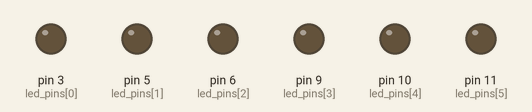
Simulated run of this sketch. Board: Arduino Uno, built with avr-gcc and run on an emulated ATmega328P. Parts: output pins drawn as LEDs (lit = HIGH).

Above: at 0.15 s.
Timing chart, 0 to 1.6 s (numbered marks = the images above):
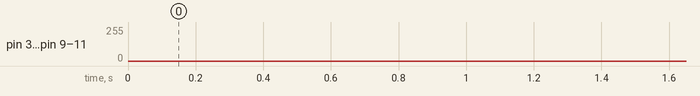

The sketch:

PWMLEDChaser.ino
```cpp
#define NR_LEDS  6
#define INITIAL 40
#define STEP 1
#define DELAY_MS 5
int led_pins[NR_LEDS] = {3, 5, 6, 9 , 10, 11};
byte led_values[NR_LEDS] = {0*INITIAL,
                            1*INITIAL,
                            2*INITIAL,
                            3*INITIAL,
                            4*INITIAL,
                            5*INITIAL};
#define UP_PHASE   0
#define DOWN_PHASE 1

void setup() {
  // put your setup code here, to run once:
  int i;

  for (i = 0; i < NR_LEDS; i++) {
    pinMode(led_pins[i], OUTPUT);
  }
}


void loop() {
  // put your main code here, to run repeatedly:
  int i;


  for (i = 0; i < NR_LEDS; i++) {
     analogWrite(led_pins[i], 255-led_values[i]);
     led_values[i] += STEP;
  }

  delay(DELAY_MS);

}
```
